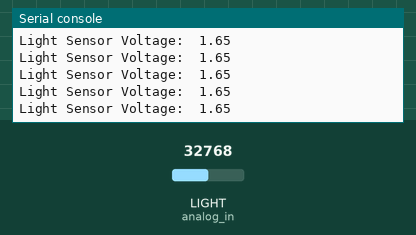
The program below on a simulated CircuitPython board. Shown: the last lines printed to the serial console. Inputs (shaded band) come from the test bench; at power-on: LIGHT (analog_in) = 32768 (analog values on the 0–65535 scale).

Above: at 1.2 s.
1.3 s: LIGHT (analog_in) set to 45874
At 1.31 s:
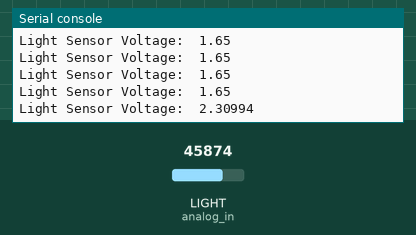
2.8 s: LIGHT (analog_in) set to 57670
At 2.82 s:
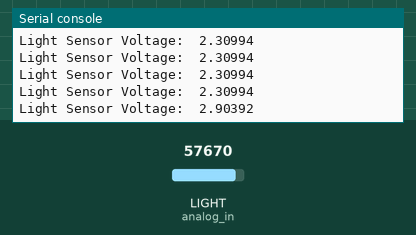
Timing chart, 0 to 5.8 s (numbered marks = the images above; inputs shaded):
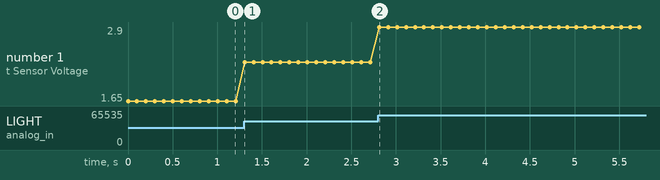

Measured:
- after the input at 1.3 s, the serial console: prints a new line at once (image 1)
- after the input at 2.8 s, the serial console: prints a new line at once (image 2)
- plotted number 1: 1.65 → 2.31 after the input at 1.3 s, 2.31 → 2.9 after the input at 2.8 s

The program:

blink.py
```python
import time
import board
from analogio import AnalogIn

analog_in = AnalogIn(board.LIGHT)  # Light Sensor pin on Wio Terminal


def get_voltage(pin):
    return (pin.value * 3.3) / 65536


while True:
    print("Light Sensor Voltage: ", get_voltage(analog_in))
    time.sleep(0.1)
```
